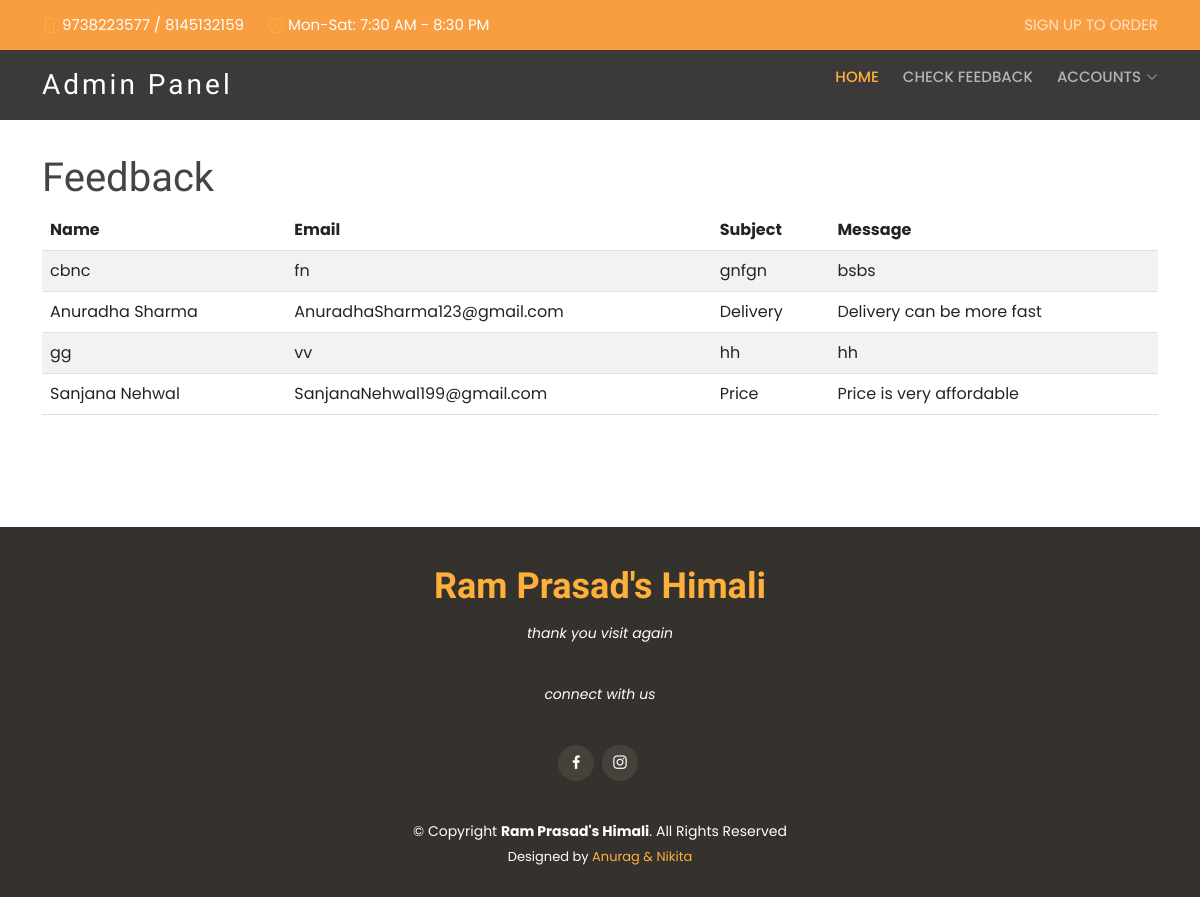
Before: /con2.php with the older database file.
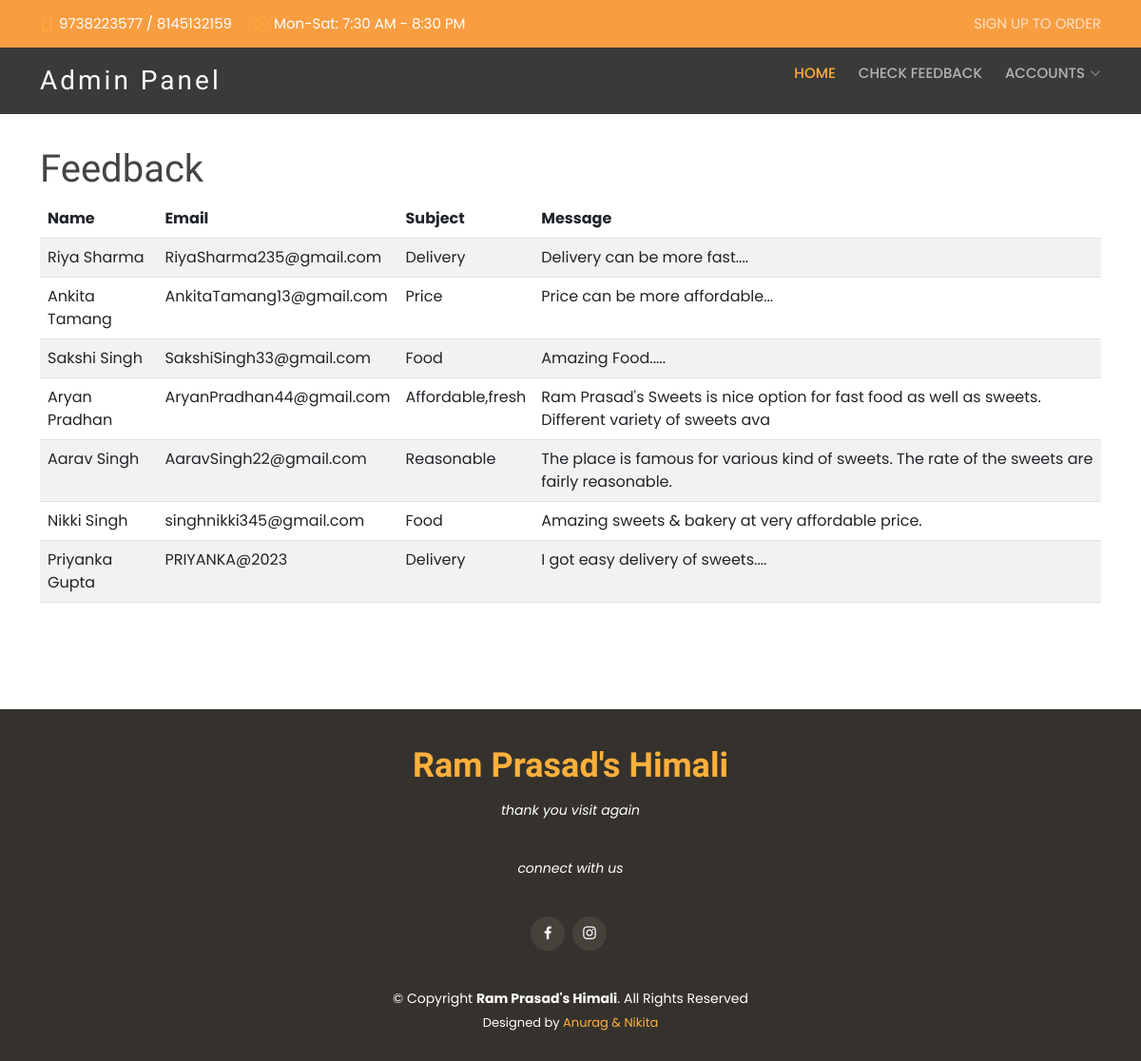
After: the same page with the newer database file.
### tables this page shows
CREATE TABLE IF NOT EXISTS `contact` (
  `id` int NOT NULL AUTO_INCREMENT,
  `Name` varchar(50) NOT NULL,
  `Email` varchar(50) NOT NULL,
  `Subject` varchar(100) NOT NULL,
  `message` varchar(100) NOT NULL,
  PRIMARY KEY (`id`)
);

### con2.php (the view, shortened to what this page needs)
<!DOCTYPE html>
<html lang="en">
<head>
  <link href="assets/vendor/animate.css/animate.min.css" rel="stylesheet">
  <link href="assets/vendor/bootstrap/css/bootstrap.min.css" rel="stylesheet">
  <link href="assets/vendor/bootstrap-icons/bootstrap-icons.css" rel="stylesheet">
  <link href="assets/vendor/boxicons/css/boxicons.min.css" rel="stylesheet">
  <link href="assets/vendor/glightbox/css/glightbox.min.css" rel="stylesheet">
  <link href="assets/vendor/swiper/swiper-bundle.min.css" rel="stylesheet">
	<link href="assets/css/style.css" rel="stylesheet">
	<link href="assets/css/signup.css" rel="stylesheet">
	<?php include("templets/adminnav.php");?>
	<main id="main">
		<?php include("scripts/connect.php"); ?>
		<?php
$stmt = $db->prepare("SELECT `id`, `Name`, `Email`,`Subject`, `Message` FROM `contact`");
try{
$stmt->execute();
$rows = $stmt->fetchALL(PDO::FETCH_ASSOC);
}
catch(PDOException $e){
    echo $e->getMessage();
    $db = null;
}
?>
</head>
<body>
	<main id="main">
		<br>
		<br>
		<div class="container" style="margin-top:10px;">
			<table class="table table-striped">
				<br>
				<h1>Feedback</h1>
				<thead>
					<th>Name</th>
					<th>Email</th>
					<th>Subject</th>
					<th>Message</th>
				</thead>
				<tbody>
					<?php foreach($rows as $row):?>
					<tr>
						<td>
							<?php echo $row['Name']?>
						</td>
						<td>
							<?php echo $row['Email']?>
						</td>
						<td>
							<?php echo $row['Subject']?>
						</td>
						<td>
							<?php echo $row['Message']?>
						</td>
					</tr>
					<?php endforeach; ?>
				</tbody>
			</table>
		</div>
		<br>
<br>
		<?php include("templets/footer.php");?>
</body>
</html>

Changed rows visible on the page:
removed contact: Name "cbnc", Email "fn", Subject "gnfgn", message "bsbs"
removed contact: Name "Anuradha Sharma", Email "AnuradhaSharma123@gmail.com", Subject "Delivery", message "Delivery can be more fast"
removed contact: Name "gg", Email "vv", Subject "hh", message "hh"
removed contact: Name "Sanjana Nehwal", Email "SanjanaNehwal199@gmail.com", Subject "Price", message "Price is very affordable"
added contact: Name "Riya Sharma", Email "RiyaSharma235@gmail.com", Subject "Delivery", message "Delivery can be more fast...."
added contact: Name "Ankita Tamang", Email "AnkitaTamang13@gmail.com", Subject "Price", message "Price can be more affordable..."
added contact: Name "Sakshi Singh", Email "SakshiSingh33@gmail.com", Subject "Food", message "Amazing Food....."
added contact: Name "Aryan Pradhan", Email "AryanPradhan44@gmail.com", Subject "Affordable,fresh", message "Ram Prasad's Sweets is nice option for fast food as well as sweets. Different variety of sweets ava"
added contact: Name "Aarav Singh", Email "AaravSingh22@gmail.com", Subject "Reasonable", message "The place is famous for various kind of sweets. The rate of the sweets are fairly reasonable."
added contact: Name "Nikki Singh", Email "singhnikki345@gmail.com", Subject "Food", message "Amazing sweets & bakery at very affordable price."
added contact: Name "Priyanka Gupta", Email "PRIYANKA@2023", Subject "Delivery", message "I got easy delivery of sweets...."
